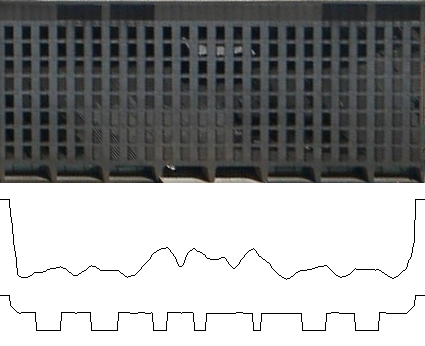
#> input picture ImageBasedFacadeReconstruction/SH_max.png, 425 x 346 px
$ python combine_img.py ImageBasedFacadeReconstruction
#> lines starting #> are read from the running program, lines starting #| are printed output that depends on the picture
'''
This script combines all the images in a directory to a single big image.
The number of rows, the height of each row, and the margin between images can be specified.


Usage: python combine_img.py <directory> --output <output file name> --rows <number of rows> --height <height of row> --margin <margin in pixels>
Example:
       python combine_img.py results --output combined.png --rows 3 --height 256 --margin 30


Updates:
9/7/2016 - To show numbers, add "--number" option

Author: Gen Nishida
Date: 9/1/2016
'''

import sys
from PIL import Image, ImageDraw, ImageFont
from os import listdir
from os.path import isfile, join
import argparse

def main(directory_path, output_file, rows, height_of_row, margin, number):
	# read all the image files in the directory
#> called with directory_path = 'ImageBasedFacadeReconstruction', output_file = 'output.png', rows = 1, height_of_row = 256, margin = 30, number = False
	images = []
	widths = []
	for f in listdir(directory_path):
		if not isfile(join(directory_path, f)): continue

		try:
			image = Image.open(join(directory_path, f)).convert('RGBA')
			width, height = image.size
#> width = 425; height = 346

			new_width = width * height_of_row / height
#> new_width = 314.5
			new_img = image.resize((new_width, height_of_row), resample = Image.LANCZOS)
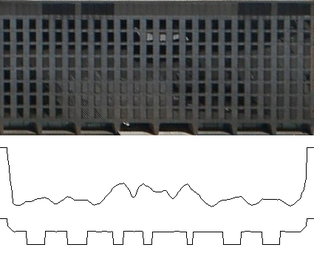
#> new_img: PIL image 314x256 RGBA; mean R, G, B, A 150.7, 151.8, 152, 255
			images.append(new_img)
			widths.append(new_width + margin)
		except:
			pass
#> pass 2 of the loop in main, `for f in listdir(directory_path):`:
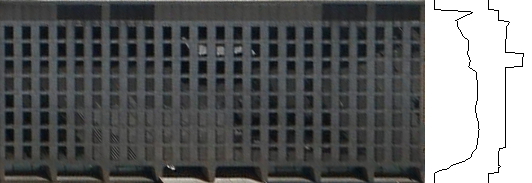
#> input picture ImageBasedFacadeReconstruction/SV_max.png, 532 x 183 px
#> image: PIL image 532x183 RGBA
#> in main, `new_img = image.resize((new_width, height_of_row), resample = Image.LA..`:
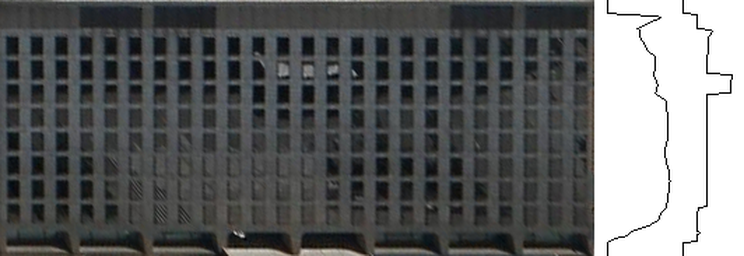
#> new_img: PIL image 744x256 RGBA; mean R, G, B, A 99.9, 101.5, 101.8, 255

	# compute the size of the combined image
	total_width = sum(widths) + margin
#> total_width = 1148.7
	image_width = int(total_width / rows + 0.5)
#> image_width = 1149

	# check the image width
	while True:
		x_offset = margin
		row = 0
		for i in xrange(len(images)):
			if x_offset + images[i].size[0] > image_width:
				x_offset = margin
				row = row + 1
			x_offset += images[i].size[0] + margin
		if row < rows: break
		image_width = image_width + int(images[0].size[0] * 0.5)
#> after the loop, image_width = 1149

	text_height = int(height_of_row * 0.15)

	# create the combined image
	if number:
		combined_img = Image.new('RGBA', (image_width, height_of_row * rows + margin * (rows + 1) + text_height * rows), "white")
	else:
		combined_img = Image.new('RGBA', (image_width, height_of_row * rows + margin * (rows + 1)), "white")
#> combined_img: PIL image 1149x316 RGBA; every value is 255

	# set font size
	fontsize = 1
	font = ImageFont.truetype("arial.ttf", fontsize)
	while font.getsize("1")[0] < text_height * 0.5:
	    # iterate until the text size is just larger than the criteria
	    fontsize += 1
	    font = ImageFont.truetype("arial.ttf", fontsize)
	fontsize -= 1
	font = ImageFont.truetype("arial.ttf", fontsize)

	# combine images
	draw = ImageDraw.Draw(combined_img)
	x_offset = margin
	y_offset = margin
	if number:
		y_offset += text_height
	for i in xrange(len(images)):
		if x_offset + images[i].size[0] > image_width:
			x_offset = margin
			y_offset += height_of_row + margin
			if number:
				y_offset += text_height

		combined_img.paste(images[i], (x_offset, y_offset), images[i])
		if number:
			draw.text((x_offset, y_offset - text_height), str(i + 1) + ")", font=font, fill=(0,0,0,224))
		x_offset += images[i].size[0] + margin
#> this loop made 2 passes
#> x_offset on passes 1 to 2: 374, 1148
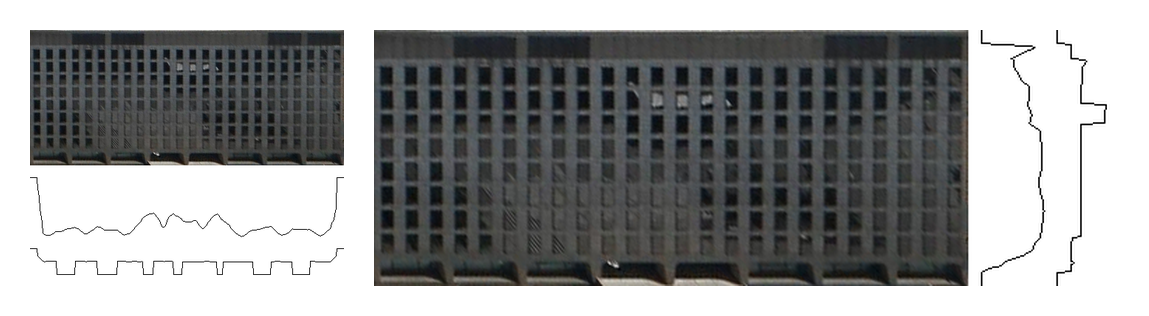
#> combined_img: PIL image 1149x316 RGBA; mean R, G, B, A 150.6, 151.6, 151.8, 255
#> after the loop, x_offset = 1148; y_offset = 30

	combined_img.save(output_file)

if __name__ == "__main__":
	parser = argparse.ArgumentParser()
	parser.add_argument("directory_path", help="directory path")
	# Optional arguments.
	parser.add_argument(
		"--output",
		default="output.png",
		help="output file name",
	)
	parser.add_argument(
		"--rows",
		default=1,
		type=int,
		help="number of rows",
	)
	parser.add_argument(
		"--height",
		default=256,
		type=int,
		help="height of each row in pixel",
	)
	parser.add_argument(
		"--margin",
		default=30,
		type=int,
		help="margin size in pixel",
	)
	parser.add_argument(
		"--number",
		action="store_true",
		help="true if the number is to be displayed",
	)
	parser.set_defaults(number=False)
	args = parser.parse_args()

	main(args.directory_path, args.output, args.rows, args.height, args.margin, args.number)
